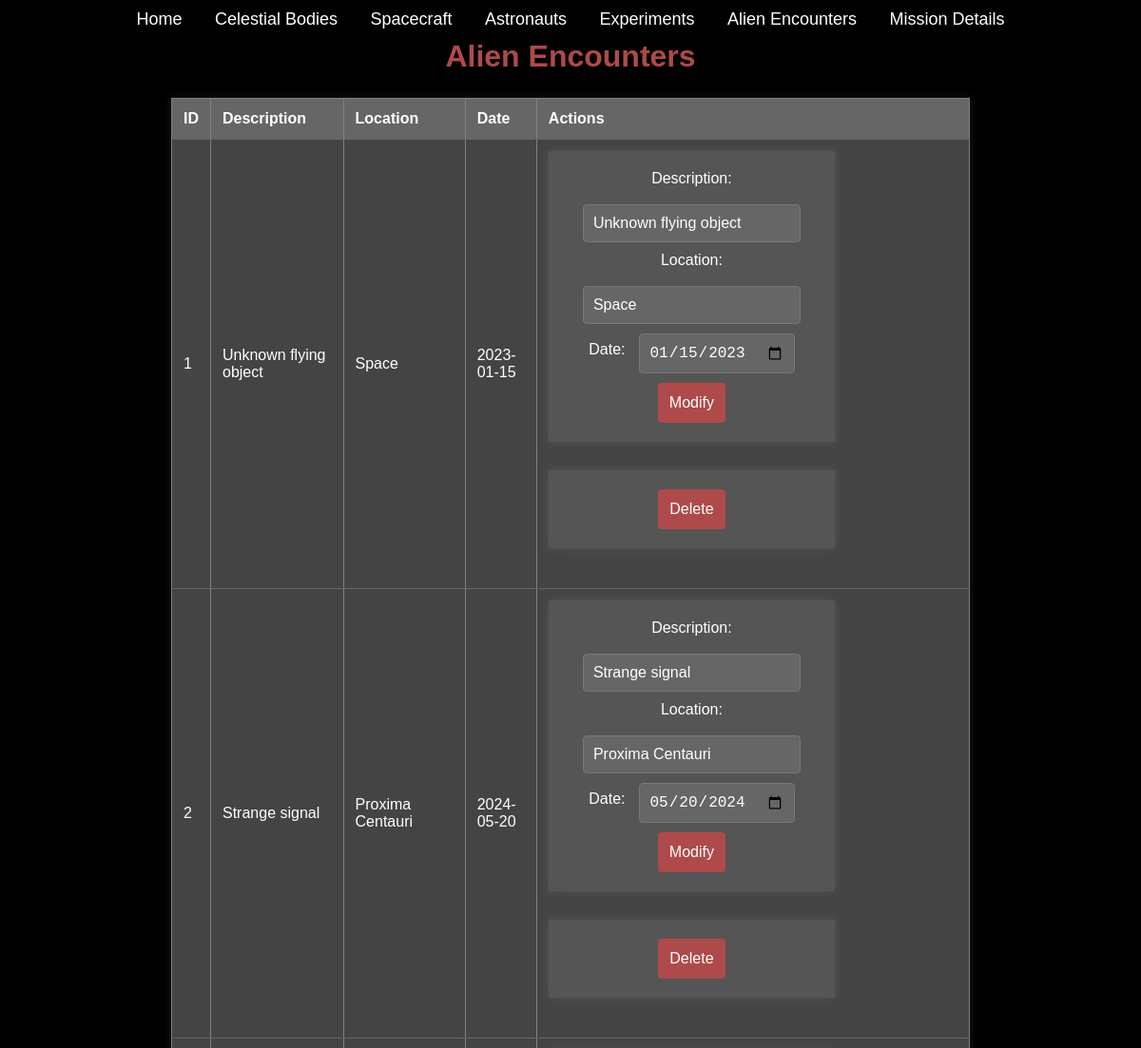
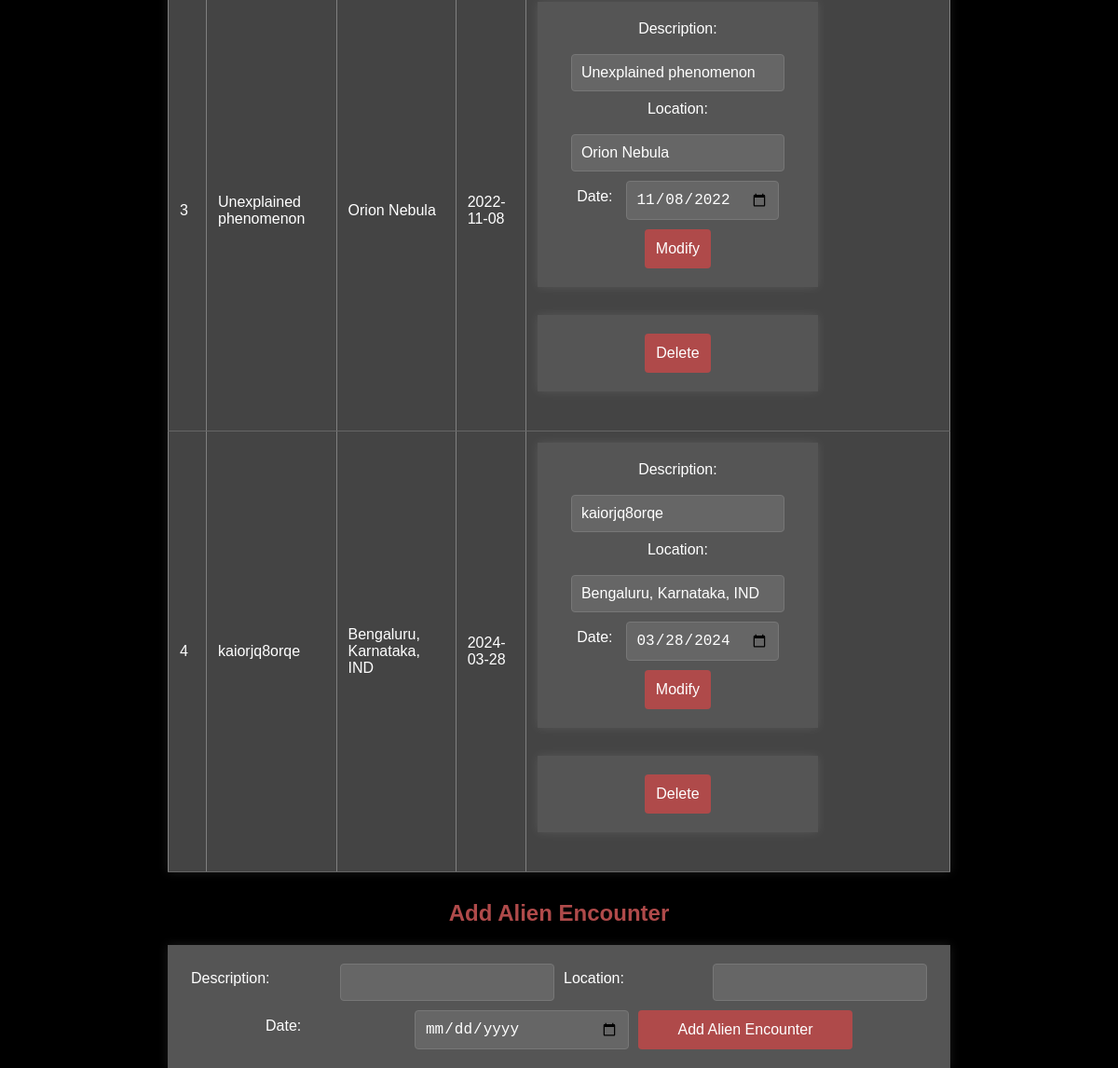
The page /alien_encounters on the database as committed earlier (2 pictures, top to bottom).
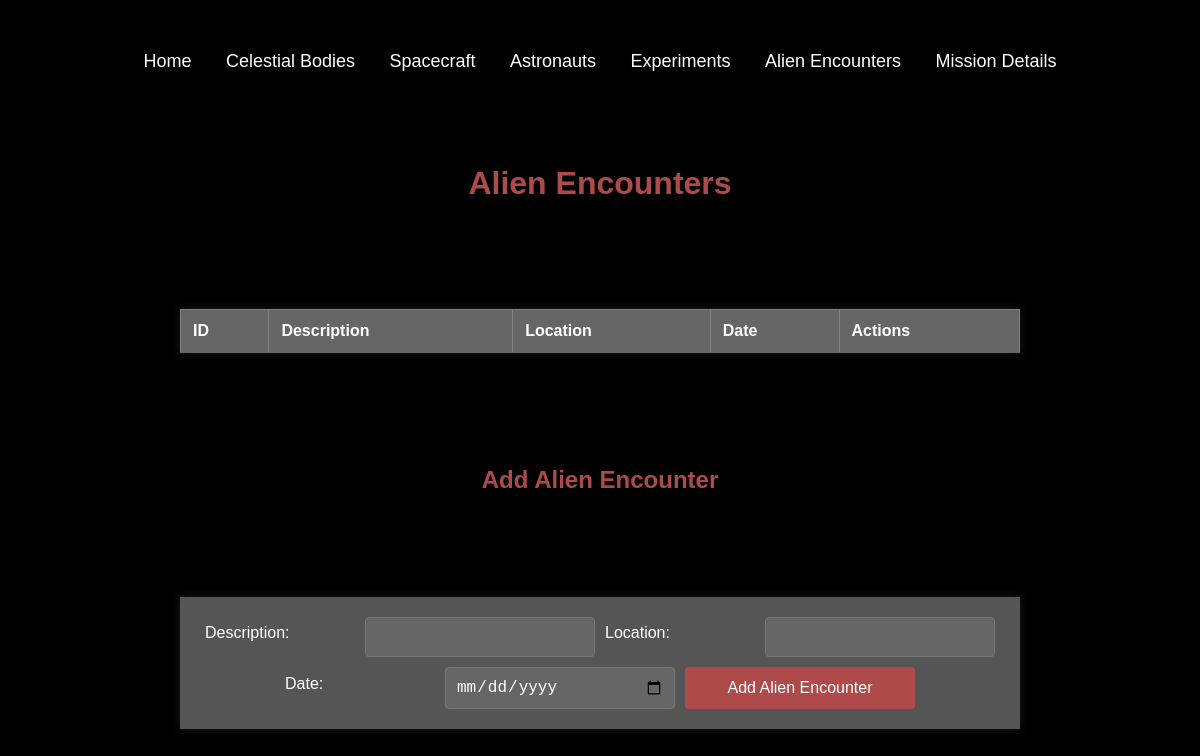
The same page on the database as committed later.
### app.py (models this page shows)
class AlienEncounter(db.Model):
    id = db.Column(db.Integer, primary_key=True)
    description = db.Column(db.String(100), nullable=False)
    location = db.Column(db.String(50), nullable=False)
    date = db.Column(db.String(20), nullable=False)

### app.py (the view)
@app.route('/alien_encounters')
def alien_encounters():
    return render_template('alien_encounters.html', alien_encounters=AlienEncounter.query.all())

### templates/alien_encounters.html (shortened to what this page needs)
<!DOCTYPE html>
<html lang="en">
  <head>
    <link
      rel="stylesheet"
      href="{{ url_for('static', filename='index.css') }}"
    />
  </head>
  <body>
    <div class="navbar">
      <a href="/">Home</a>
      <a href="/celestial_bodies">Celestial Bodies</a>
      <a href="/spacecraft">Spacecraft</a>
      <a href="/astronauts">Astronauts</a>
      <a href="/experiments">Experiments</a>
      <a href="/alien_encounters">Alien Encounters</a>
      <a href="/mission_details">Mission Details</a>
    </div>
    <h1>Alien Encounters</h1>
    <table border="1">
      <tr>
        <th>ID</th>
        <th>Description</th>
        <th>Location</th>
        <th>Date</th>
        <th>Actions</th>
      </tr>
      {% for encounter in alien_encounters %}
      <tr>
        <td>{{ encounter.id }}</td>
        <td>{{ encounter.description }}</td>
        <td>{{ encounter.location }}</td>
        <td>{{ encounter.date }}</td>
        <td>
          <form
            method="POST"
            action="{{ url_for('modify_alien_encounter', id=encounter.id) }}"
          >
            <label for="description">Description:</label>
            <input
              type="text"
              id="description"
              name="description"
              value="{{ encounter.description }}"
              required
            />
            <label for="location">Location:</label>
            <input
              type="text"
              id="location"
              name="location"
              value="{{ encounter.location }}"
              required
            />
            <label for="date">Date:</label>
            <input
              type="date"
              id="date"
              name="date"
              value="{{ encounter.date }}"
              required
            />
            <button type="submit">Modify</button>
          </form>
          <form
            method="POST"
            action="{{ url_for('delete_alien_encounter', id=encounter.id) }}"
          >
            <button type="submit">Delete</button>
          </form>
        </td>
      </tr>
      {% endfor %}
    </table>
    <h2>Add Alien Encounter</h2>
    <form
      class="ajax-form"
      id="alien-encounter-form"
      action="/add_alien_encounter"
      method="post"
    >
      <label for="description">Description:</label>
      <input type="text" id="description" name="description" required />
      <label for="location">Location:</label>
      <input type="text" id="location" name="location" required />
      <label for="date">Date:</label>
      <input type="date" id="date" name="date" required />
      <button type="submit">Add Alien Encounter</button>
    </form>
  </body>
</html>

Rows that differ between the two databases and show on the page:
removed AlienEncounter: id "1", description "Unknown flying object", location "Space", date "2023-01-15", date "01/15/2023"
removed AlienEncounter: id "2", description "Strange signal", location "Proxima Centauri", date "2024-05-20", date "05/20/2024"
removed AlienEncounter: id "3", description "Unexplained phenomenon", location "Orion Nebula", date "2022-11-08", date "11/08/2022"
removed AlienEncounter: id "4", description "kaiorjq8orqe", location "Bengaluru, Karnataka, IND", date "2024-03-28", date "03/28/2024"
